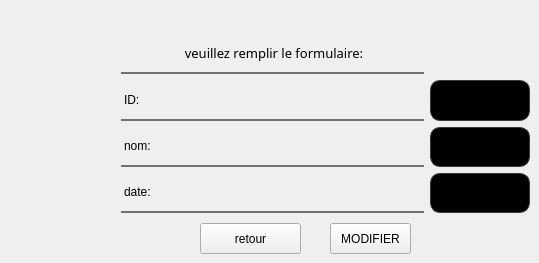
    <widget class="QWidget" name="page_11">
     <widget class="QLineEdit" name="id_ajout_5_mar">
      <property name="geometry">
       <rect>
        <x>430</x>
        <y>80</y>
        <width>100</width>
        <height>41</height>
       </rect>
      </property>
      <property name="minimumSize">
       <size>
        <width>0</width>
        <height>30</height>
       </size>
      </property>
      <property name="maximumSize">
       <size>
        <width>100</width>
        <height>80</height>
       </size>
      </property>
      <property name="styleSheet">
       <string notr="true">
    color: rgb(60, 60, 60);
    background-color: rgb(0, 0, 0);
    border: 1px solid rgb(60, 60, 60);
    border-radius: 10px;

</string>
      </property>
     </widget>
     <widget class="QLabel" name="label_38_mar">
      <property name="geometry">
       <rect>
        <x>121</x>
        <y>34</y>
        <width>303</width>
        <height>40</height>
       </rect>
      </property>
      <property name="font">
       <font>
        <family>Century Gothic</family>
        <pointsize>10</pointsize>
        <weight>9</weight>
        <italic>false</italic>
        <bold>false</bold>
       </font>
      </property>
      <property name="styleSheet">
       <string notr="true">color: rgb(0, 0, 0);
font: 75 10pt &quot;Century Gothic&quot;;
background:transparent;
border:none;

border-bottom:2px solid#717072;
</string>
      </property>
      <property name="text">
       <string>&lt;html&gt;&lt;head/&gt;&lt;body&gt;&lt;p align=&quot;center&quot;&gt;veuillez remplir le formulaire:&lt;/p&gt;&lt;/body&gt;&lt;/html&gt;</string>
      </property>
     </widget>
     <widget class="QLineEdit" name="date_ajout_4_mar">
      <property name="geometry">
       <rect>
        <x>430</x>
        <y>173</y>
        <width>100</width>
        <height>40</height>
       </rect>
      </property>
      <property name="minimumSize">
       <size>
        <width>0</width>
        <height>30</height>
       </size>
      </property>
      <property name="maximumSize">
       <size>
        <width>100</width>
        <height>80</height>
       </size>
      </property>
      <property name="styleSheet">
       <string notr="true">
    color: rgb(60, 60, 60);
    background-color: rgb(0, 0, 0);
    border: 1px solid rgb(60, 60, 60);
    border-radius: 10px;

</string>
      </property>
     </widget>
     <widget class="QLabel" name="label_36_mar">
      <property name="geometry">
       <rect>
        <x>121</x>
        <y>127</y>
        <width>303</width>
        <height>40</height>
       </rect>
      </property>
      <property name="styleSheet">
       <string notr="true">color: rgb(0, 0, 0);
font: 75 10pt &quot;Century Gothic&quot;;
background:transparent;
border:none;

border-bottom:2px solid#717072;
</string>
      </property>
      <property name="text">
       <string>nom:</string>
      </property>
     </widget>
     <widget class="QLabel" name="label_37_mar">
      <property name="geometry">
       <rect>
        <x>121</x>
        <y>173</y>
        <width>303</width>
        <height>40</height>
       </rect>
      </property>
      <property name="styleSheet">
       <string notr="true">color: rgb(0, 0, 0);
font: 75 10pt &quot;Century Gothic&quot;;
background:transparent;
border:none;

border-bottom:2px solid#717072;
</string>
      </property>
      <property name="text">
       <string>date:</string>
      </property>
     </widget>
     <widget class="QLabel" name="label_39_mar">
      <property name="geometry">
       <rect>
        <x>121</x>
        <y>80</y>
        <width>303</width>
        <height>41</height>
       </rect>
      </property>
      <property name="styleSheet">
       <string notr="true">color: rgb(0, 0, 0);
font: 75 10pt &quot;Century Gothic&quot;;
background:transparent;
border:none;

border-bottom:2px solid#717072;
</string>
      </property>
      <property name="text">
       <string>ID:</string>
      </property>
     </widget>
     <widget class="QLineEdit" name="nom_ajout_5_mar">
      <property name="geometry">
       <rect>
        <x>430</x>
        <y>127</y>
        <width>100</width>
        <height>40</height>
       </rect>
      </property>
      <property name="minimumSize">
       <size>
        <width>0</width>
        <height>30</height>
       </size>
      </property>
      <property name="maximumSize">
       <size>
        <width>100</width>
        <height>80</height>
       </size>
      </property>
      <property name="styleSheet">
       <string notr="true">
    color: rgb(60, 60, 60);
    background-color: rgb(0, 0, 0);
    border: 1px solid rgb(60, 60, 60);
    border-radius: 10px;

</string>
      </property>
     </widget>
     <widget class="QPushButton" name="retour4_5_mar">
      <property name="geometry">
       <rect>
        <x>200</x>
        <y>223</y>
        <width>101</width>
        <height>31</height>
       </rect>
      </property>
      <property name="styleSheet">
       <string notr="true">background: tranparent;
font: italic 12pt &quot;Century Gothic&quot;;
color: qconicalgradient(cx:0.5, cy:0.5, angle:0, stop:0 rgba(35, 40, 3, 255), stop:0.16 rgba(136, 106, 22, 255), stop:0.225 rgba(166, 140, 41, 255), stop:0.285 rgba(204, 181, 74, 255), stop:0.345 rgba(235, 219, 102, 255), stop:0.415 rgba(245, 236, 112, 255), stop:0.52 rgba(209, 190, 76, 255), stop:0.57 rgba(187, 156, 51, 255), stop:0.635 rgba(168, 142, 42, 255), stop:0.695 rgba(202, 174, 68, 255), stop:0.75 rgba(218, 202, 86, 255), stop:0.815 rgba(208, 187, 73, 255), stop:0.88 rgba(187, 156, 51, 255), stop:0.935 rgba(137, 108, 26, 255), stop:1 rgba(35, 40, 3, 255));
border-bottom:2px solid#717072;
border-color: qconicalgradient(cx:0.5, cy:0.5, angle:0, stop:0 rgba(35, 40, 3, 255), stop:0.16 rgba(136, 106, 22, 255), stop:0.225 rgba(166, 140, 41, 255), stop:0.285 rgba(204, 181, 74, 255), stop:0.345 rgba(235, 219, 102, 255), stop:0.415 rgba(245, 236, 112, 255), stop:0.52 rgba(209, 190, 76, 255), stop:0.57 rgba(187, 156, 51, 255), stop:0.635 rgba(168, 142, 42, 255), stop:0.695 rgba(202, 174, 68, 255), stop:0.75 rgba(218, 202, 86, 255), stop:0.815 rgba(208, 187, 73, 255), stop:0.88 rgba(187, 156, 51, 255), stop:0.935 rgba(137, 108, 26, 255), stop:1 rgba(35, 40, 3, 255));
background-color: rgb(255, 212, 250);

border-radius:15px;}
QPushButton:hover{
	
	background-color: rgb(234, 78, 117);</string>
      </property>
      <property name="text">
       <string>retour</string>
      </property>
     </widget>
     <widget class="QPushButton" name="pushButton_24_mar">
      <property name="geometry">
       <rect>
        <x>330</x>
        <y>223</y>
        <width>81</width>
        <height>31</height>
       </rect>
      </property>
      <property name="styleSheet">
       <string notr="true">background: tranparent;
font: italic 12pt &quot;Century Gothic&quot;;
color: qconicalgradient(cx:0.5, cy:0.5, angle:0, stop:0 rgba(35, 40, 3, 255), stop:0.16 rgba(136, 106, 22, 255), stop:0.225 rgba(166, 140, 41, 255), stop:0.285 rgba(204, 181, 74, 255), stop:0.345 rgba(235, 219, 102, 255), stop:0.415 rgba(245, 236, 112, 255), stop:0.52 rgba(209, 190, 76, 255), stop:0.57 rgba(187, 156, 51, 255), stop:0.635 rgba(168, 142, 42, 255), stop:0.695 rgba(202, 174, 68, 255), stop:0.75 rgba(218, 202, 86, 255), stop:0.815 rgba(208, 187, 73, 255), stop:0.88 rgba(187, 156, 51, 255), stop:0.935 rgba(137, 108, 26, 255), stop:1 rgba(35, 40, 3, 255));
border-bottom:2px solid#717072;
border-color: qconicalgradient(cx:0.5, cy:0.5, angle:0, stop:0 rgba(35, 40, 3, 255), stop:0.16 rgba(136, 106, 22, 255), stop:0.225 rgba(166, 140, 41, 255), stop:0.285 rgba(204, 181, 74, 255), stop:0.345 rgba(235, 219, 102, 255), stop:0.415 rgba(245, 236, 112, 255), stop:0.52 rgba(209, 190, 76, 255), stop:0.57 rgba(187, 156, 51, 255), stop:0.635 rgba(168, 142, 42, 255), stop:0.695 rgba(202, 174, 68, 255), stop:0.75 rgba(218, 202, 86, 255), stop:0.815 rgba(208, 187, 73, 255), stop:0.88 rgba(187, 156, 51, 255), stop:0.935 rgba(137, 108, 26, 255), stop:1 rgba(35, 40, 3, 255));
background-color: rgb(255, 212, 250);

border-radius:15px;}
QPushButton:hover{
	
	background-color: rgb(234, 78, 117);</string>
      </property>
      <property name="text">
       <string>MODIFIER</string>
      </property>
     </widget>
    </widget>
